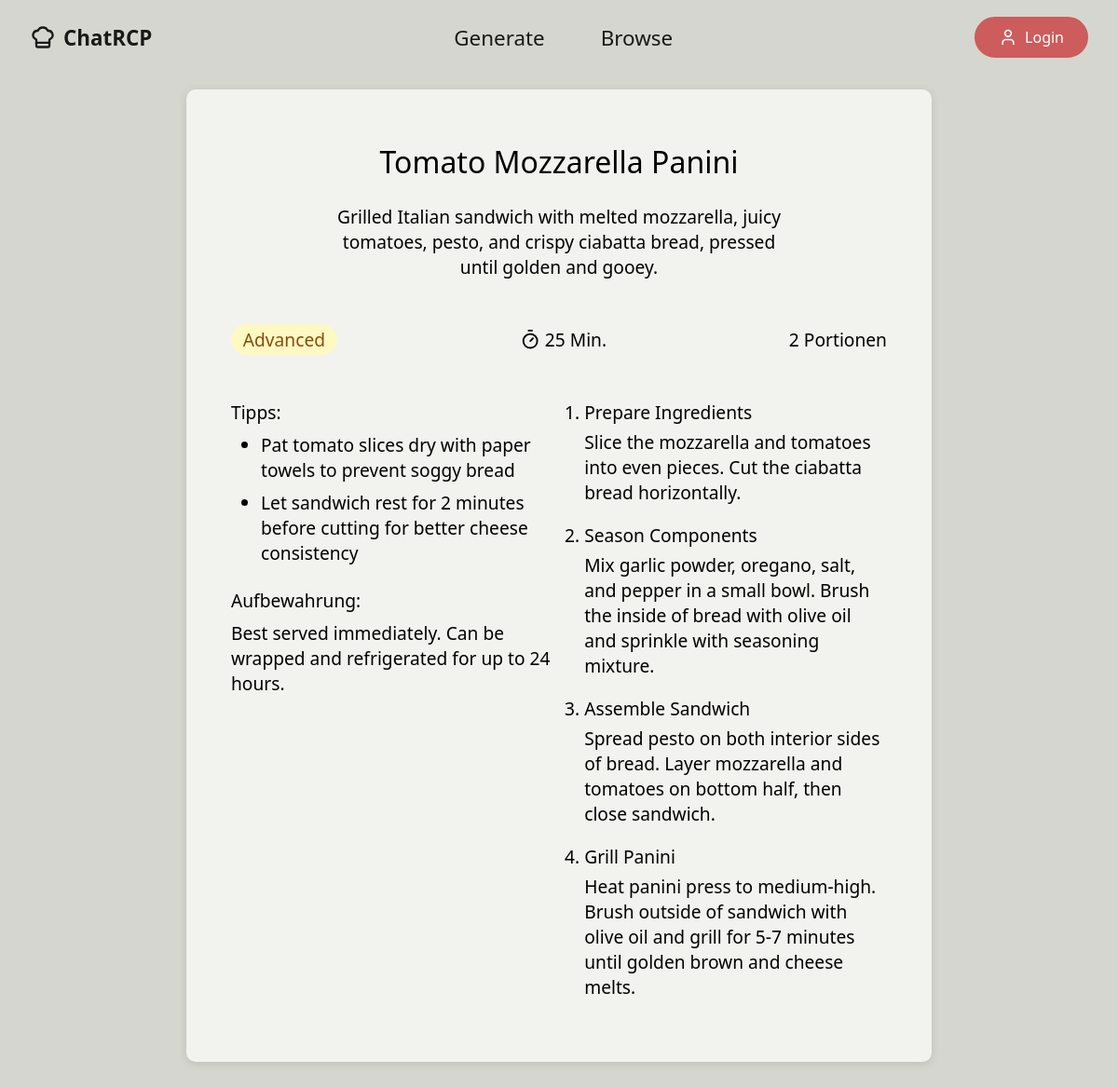
/recipes/detail/3/, run on an earlier commit of the app's database.
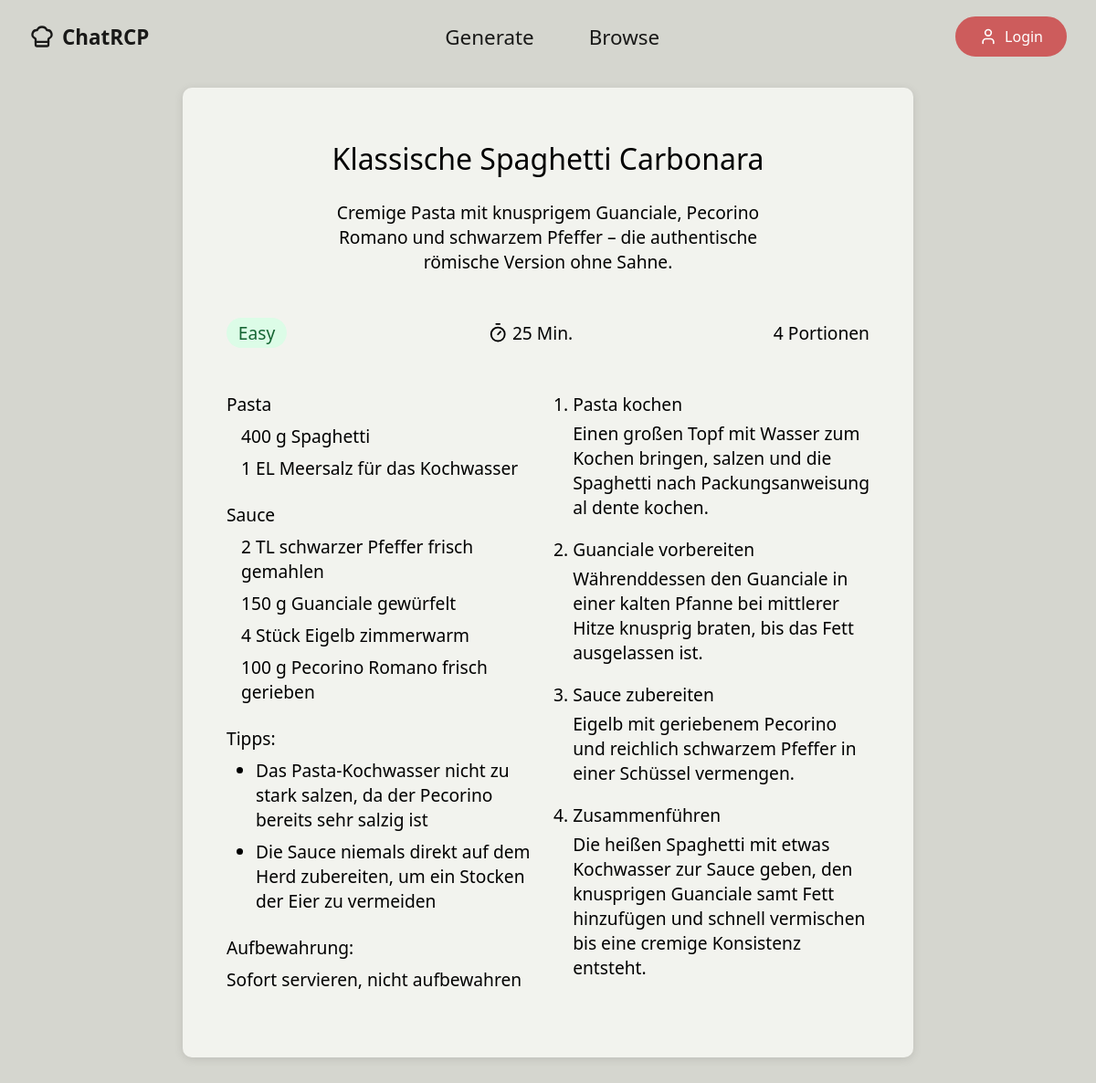
And on a later commit of the database.
### recipes/models.py (models this page shows, shortened)
class Recipe(models.Model):
    class Difficulty(models.IntegerChoices):
        UNKNOWN = 0, 'Not Specified'
        BEGINNER = 1, 'Easy'
        ADVANCED = 2, 'Advanced'
        EXPERT = 3, 'Expert'
    class Spiciness(models.IntegerChoices):
        UNKNOWN = 0, 'Not Specified'
        NOT_SPICY = 1, 'Not Spicy'
        MILD = 2, 'Mild'
        MEDIUM = 3, 'Medium'
        HOT = 4, 'Hot'
    class Cost(models.IntegerChoices):
        UNKNOWN = 0, 'Not Specified'
        BUDGET = 1, 'Budget'
        MODERATE = 2, 'Moderate'
        MID_RANGE = 3, 'Mid-Range'
        PREMIUM = 4, 'Premium'
    title = models.CharField(max_length=255)
    description = models.TextField()
    difficulty = models.IntegerField(choices=Difficulty.choices, default=Difficulty.UNKNOWN)
    time_active = models.IntegerField()
    time_inactive = models.IntegerField()
    default_servings = models.IntegerField()
    storage = models.TextField()
    cuisine_types = models.ManyToManyField(CuisineType, related_name="recipes")
    cuisine_subtypes = models.ManyToManyField(CuisineSubtype, related_name="recipes")
    category = models.ForeignKey(RecipeCategory, on_delete=models.SET_NULL, related_name="recipes", null=True)
    diets = models.ManyToManyField(Diet, related_name="recipes")
    cooking_methods = models.ManyToManyField(CookingMethod, related_name="recipes")
    cost = models.IntegerField(choices=Cost.choices, default=Cost.UNKNOWN)
    spiciness = models.IntegerField(choices=Spiciness.choices, default=Spiciness.UNKNOWN)
    beverage_recommendation = models.ForeignKey(Beverage, on_delete=models.SET_NULL, null=True)
    hashtags = models.ManyToManyField(Hashtag, related_name="recipes")
    language = models.ForeignKey(Language, on_delete=models.SET_NULL, null=True)
    created_by = models.CharField(max_length=255, default="Claude")
    created_at = models.DateTimeField(auto_now_add=True)
    @property
    def time_total(self):
        return self.time_active + self.time_inactive
    def __str__(self):
        return self.title
    class Meta:
        ordering = ['created_at']

class RecipeTip(models.Model):
    tip = models.TextField()
    recipe = models.ForeignKey(Recipe, on_delete=models.CASCADE, related_name="tips")
    language = models.ForeignKey(Language, on_delete=models.SET_NULL, null=True)
    class Meta:
        ordering = ['recipe']

class RecipeInstruction(models.Model):
    number = models.IntegerField()
    headline = models.CharField(max_length=50)
    description = models.TextField()
    recipe = models.ForeignKey(Recipe, on_delete=models.CASCADE, related_name="instruction_steps")
    language = models.ForeignKey(Language, on_delete=models.SET_NULL, null=True)
    class Meta:
        ordering = ['recipe', 'number']

class RecipeComponent(models.Model):
    name = models.CharField(max_length=100)
    recipe = models.ForeignKey(Recipe, on_delete=models.CASCADE, related_name="components")

class ComponentIngredient(models.Model):
    ingredient = models.ForeignKey(Ingredient, on_delete=models.CASCADE, related_name="commponents")
    amount = models.DecimalField(max_digits=7, decimal_places=2)
    unit = models.CharField(max_length=25)
    note = models.CharField(max_length=50)
    recipe_component = models.ForeignKey(RecipeComponent, on_delete=models.CASCADE, related_name="ingredients")
    item = models.CharField(max_length=50)
    language = models.ForeignKey(Language, on_delete=models.SET_NULL, null=True)
    class Meta:
        ordering = ['recipe_component', 'ingredient']

class Ingredient(models.Model):
    name = models.CharField(max_length=50)
    category = models.ForeignKey(IngredientCategory, on_delete=models.SET_NULL, null=True)
    language = models.ForeignKey(Language, on_delete=models.SET_NULL, null=True)
    class Meta:
        ordering = ['category']

### recipes/views.py (the view)
# urls.py: path('detail/<int:pk>/', views.recipe_detail, name='detail'),
def recipe_detail(request, pk):
    recipe = get_object_or_404(Recipe, pk=pk)
    print(recipe)
    return render(request, 'recipes/detail.html', {'recipe': recipe})

### recipes/templatetags/number_converter.py (called while the page is built)
@register.filter
def to_fraction(value):
    common_fractions = {
        0.25: '1/4',
        0.5: '1/2',
        0.75: '3/4',
        0.333: '1/3',
        0.667: '2/3',
        0.125: '1/8',
    }
    rounded = round(float(value), 3)
    if rounded in common_fractions:
        return common_fractions[rounded]
    if rounded.is_integer():
        return int(rounded)
    return f'{float(value):g}'

@register.filter
def time_converter(value):
    if value > 60:
        hrs = value // 60
        mins = value % 60
        if hrs > 24:
            days = hrs // 24
            hrs = hrs % 24
            if hrs > 0:
                if mins > 0:
                    return f"{days} Tage {hrs} Std. {mins} Min."
                else:
                    return f"{days} Tage {hrs} Std."
            else:
                return f"{days} Tage"
        else:
            if mins > 0:
                return f"{hrs} Std. {mins} Min."
            else:
                return f"{hrs} Std."
    else:
        return f"{value} Min."

### recipes/templates/recipes/detail.html (shortened to what this page needs)
{% extends "./layout.html" %}
{% load number_converter %}
{% block main-content %}
<div class="row-wrapper section-row" style="margin-top: 0;">
    <div class="row-content">
        <div class="widget recipe-pad">
            <div class="recipe-title">
                <span>{{ recipe.title }}</span>
            </div>
            <div class="recipe-description">
                <div style="max-width: 500px; text-align: center"><span>{{ recipe.description }}</span></div>
            </div>
            <div class="recipe-pad-row">
                <div class="recipe-difficulty recipe-difficulty-{{ recipe.difficulty }}">
                    {{ recipe.get_difficulty_display }}
                </div>
                <div class="recipe-time">
                    {{ recipe.time_total|time_converter }}
                </div>
                <div class="recipe-servings"> {{ recipe.default_servings }} Portionen</div>
            </div>
            <div class="recipe-pad-row">
                <div class="recipe-pad-content">
                    <div>
                        {% for component in recipe.components.all %}
                            <div class="main-ingredients"><span style="font-weight: 400">{{ component.name }}</span><br>
                                <ul style="overflow-wrap: break-word; padding-left: 1rem;">
                                    {% for ingredient in component.ingredients.all %}
                                        <li style="margin-top: 0.5rem;"> {{ ingredient.amount|to_fraction }} {{ ingredient.unit }} <span style="font-weight: 400;">{{ ingredient.ingredient.name }}</span> {{ ingredient.note }} </li>
                                    {% endfor %}
                                </ul>
                            </div>
                        {% endfor %}
                    </div>
                    <div class="tips-container hide-mobile"><span style="font-weight: 400">Tipps:</span>
                        <ul style="overflow-wrap: break-word; padding-left: 2rem; list-style-type: disc">
                            {% for tip in recipe.tips.all %}
                                <li style="margin-top: 0.5rem;">{{ tip.tip }}</li>
                            {% endfor %}
                        </ul>
                    </div>
                    <div class="storage-container hide-mobile"><span style="font-weight: 400">Aufbewahrung:</span>
                        <p style="margin-top: 0.5rem;">{{ recipe.storage }}</p>
                    </div>
                </div>
                <div class="recipe-pad-content">
                    <div class="recipe-instructions">
                        <ol style="overflow-wrap: break-word; padding-left: 1.2rem;">
                            {% for instruction_step in recipe.instruction_steps.all %}
                                <div style="break-inside: avoid">
                                    <li style="font-weight: 400; margin-bottom: 0.3rem;">{{ instruction_step.headline }}</li>
                                    <p style="margin-bottom: 1.2rem;">{{ instruction_step.description }}</p>
                                </div>
                            {% endfor %}
                        </ol>
                    </div>
                </div>
            </div>
        </div>
    </div>
</div>
{% endblock main-content %}

What changed in the data, as far as the page shows it:
no longer on this page (row edited): RecipeTip: tip "Pat tomato slices dry with paper towels to prevent soggy bread"
no longer on this page (row edited): RecipeTip: tip "Let sandwich rest for 2 minutes before cutting for better cheese consistency"
no longer on this page (row edited): RecipeInstruction: headline "Prepare Ingredients", description "Slice the mozzarella and tomatoes into even pieces. Cut the ciabatta bread horizontally."
removed RecipeInstruction: headline "Season Components", description "Mix garlic powder, oregano, salt, and pepper in a small bowl. Brush the inside of bread with olive oil and sprinkle with seasoning mixture."
removed RecipeInstruction: headline "Assemble Sandwich", description "Spread pesto on both interior sides of bread. Layer mozzarella and tomatoes on bottom half, then close sandwich."
removed RecipeInstruction: headline "Grill Panini", description "Heat panini press to medium-high. Brush outside of sandwich with olive oil and grill for 5-7 minutes until golden brown and cheese melts."
changed Recipe "25 Min.": title "Tomato Mozzarella Panini" → "Klassische Spaghetti Carbonara"; description "Grilled Italian sandwich with melted mozzarella, juicy tomatoes, pesto, and crispy ciabatta bread, pressed until golden and gooey." → "Cremige Pasta mit knusprigem Guanciale, Pecorino Romano und schwarzem Pfeffer – die authentische römische Version ohne Sahne."; difficulty "Advanced" → "Easy"; default_servings "2" → "4"; storage "Best served immediately. Can be wrapped and refrigerated for up to 24 hours." → "Sofort servieren, nicht aufbewahren"
added RecipeComponent: name "Pasta"
added ComponentIngredient: amount|to_fraction "400", unit "g", ingredient.name "Spaghetti", shown under "Pasta"
added ComponentIngredient: amount|to_fraction "1", unit "EL", ingredient.name "Meersalz", note "für das Kochwasser", shown under "Pasta"
added RecipeComponent: name "Sauce"
added ComponentIngredient: amount|to_fraction "2", unit "TL", ingredient.name "schwarzer Pfeffer", note "frisch gemahlen", shown under "Sauce"
added ComponentIngredient: amount|to_fraction "150", unit "g", ingredient.name "Guanciale", note "gewürfelt", shown under "Sauce"
added ComponentIngredient: amount|to_fraction "4", unit "Stück", ingredient.name "Eigelb", note "zimmerwarm", shown under "Sauce"
added ComponentIngredient: amount|to_fraction "100", unit "g", ingredient.name "Pecorino Romano", note "frisch gerieben", shown under "Sauce"
now on this page (row edited): RecipeTip: tip "Das Pasta-Kochwasser nicht zu stark salzen, da der Pecorino bereits sehr salzig ist"
now on this page (row edited): RecipeTip: tip "Die Sauce niemals direkt auf dem Herd zubereiten, um ein Stocken der Eier zu vermeiden"
added RecipeInstruction: headline "Pasta kochen", description "Einen großen Topf mit Wasser zum Kochen bringen, salzen und die Spaghetti nach Packungsanweisung al dente kochen."
added RecipeInstruction: headline "Guanciale vorbereiten", description "Währenddessen den Guanciale in einer kalten Pfanne bei mittlerer Hitze knusprig braten, bis das Fett ausgelassen ist."
added RecipeInstruction: headline "Sauce zubereiten", description "Eigelb mit geriebenem Pecorino und reichlich schwarzem Pfeffer in einer Schüssel vermengen."
now on this page (row edited): RecipeInstruction: headline "Zusammenführen", description "Die heißen Spaghetti mit etwas Kochwasser zur Sauce geben, den knusprigen Guanciale samt Fett hinzufügen und schnell vermischen bis eine cremige Konsistenz entsteht."
